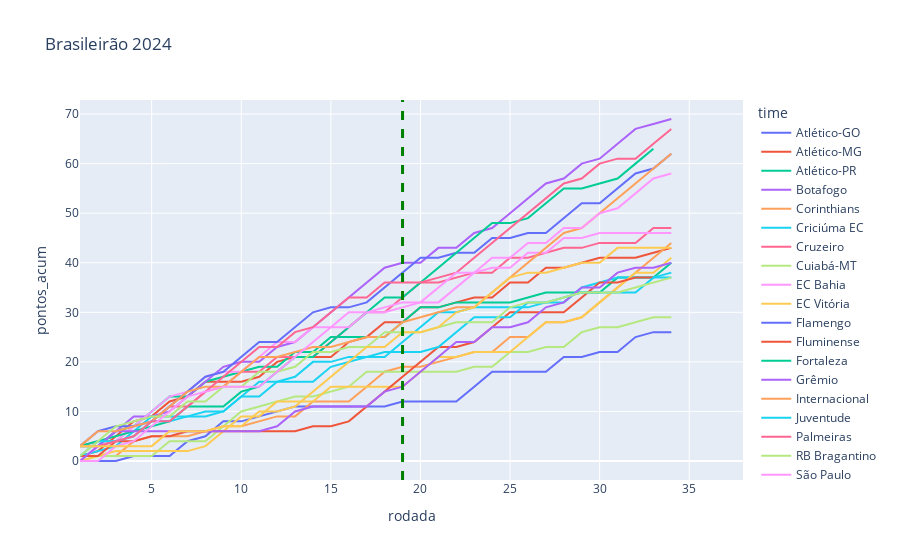

Write notebook code for a chart like this one.
### Markdown cell above
# EDA
>Análise Exploratória de Dados

### Code cell
#Comparativo entre todos os times por temporada
filtro_ano = 2024
filtro_time = 'Corinthians'
plt.figure(figsize = (20,7))
df_ano = df_cumsum.loc[df_cumsum.ano_campeonato == filtro_ano]
fig = px.line(df_ano, x ='rodada', y = 'pontos_acum', color = 'time', title = f'Brasileirão {filtro_ano}')
fig.add_vline(x=19, line_width=3, line_dash="dash", line_color="green")

### Figure 1 — Plotly figure (JSON) as saved in the notebook; plotly's stock layout.template omitted (floating-point values rounded to 4 significant figures)
{"data": [{"hovertemplate": "time=Atlético-GO<br>rodada=%{x}<br>pontos_acum=%{y}<extra></extra>", "legendgroup": "Atlético-GO", "line": {"color": "#636efa", "dash": "solid"}, "marker": {"symbol": "circle"}, "mode": "lines", "name": "Atlético-GO", "orientation": "v", "showlegend": true, "type": "scatter", "x": [1, 2, 3, 4, 5, 6, 7, 8, 9, 10, 11, 12, 13, 14, 15, 16, 17, 18, 19, 20, 21, 22, 23, 24, 25, 26, 27, 28, 29, 30, 31, 32, 33, 34, 35, 36, 37, 38], "xaxis": "x", "y": [0, 0, 0, 1, 1, 1, 4, 5, 8, 8, 9, 10, 11, 11, 11, 11, 11, 11, 12, 12, 12, 12, 15, 18, 18, 18, 18, 21, 21, 22, 22, 25, 26, 26, null, null, null, null], "yaxis": "y"}, {"hovertemplate": "time=Atlético-MG<br>rodada=%{x}<br>pontos_acum=%{y}<extra></extra>", "legendgroup": "Atlético-MG", "line": {"color": "#EF553B", "dash": "solid"}, "marker": {"symbol": "circle"}, "mode": "lines", "name": "Atlético-MG", "orientation": "v", "showlegend": true, "type": "scatter", "x": [1, 2, 3, 4, 5, 6, 7, 8, 9, 10, 11, 12, 13, 14, 15, 16, 17, 18, 19, 20, 21, 22, 23, 24, 25, 26, 27, 28, 29, 30, 31, 32, 33, 34, 35, 36, 37, 38], "xaxis": "x", "y": [1, 2, 5, 8, 9, 12, 13, 16, 16, 16, 17, 20, 21, 21, 21, 24, 25, 28, 28, 31, 31, 32, 33, 33, 36, 36, 39, 39, 40, 41, 41, 41, 42, 43, null, null, null, null], "yaxis": "y"}, {"hovertemplate": "time=Atlético-PR<br>rodada=%{x}<br>pontos_acum=%{y}<extra></extra>", "legendgroup": "Atlético-PR", "line": {"color": "#00cc96", "dash": "solid"}, "marker": {"symbol": "circle"}, "mode": "lines", "name": "Atlético-PR", "orientation": "v", "showlegend": true, "type": "scatter", "x": [1, 2, 3, 4, 5, 6, 7, 8, 9, 10, 11, 12, 13, 14, 15, 16, 17, 18, 19, 20, 21, 22, 23, 24, 25, 26, 27, 28, 29, 30, 31, 32, 33, 34, 35, 36, 37, 38], "xaxis": "x", "y": [3, 3, 6, 7, 10, 13, 13, 16, 17, 18, 19, 19, 22, 22, 25, 25, 25, 25, 28, 31, 31, 32, 32, 32, 32, 33, 34, 34, 34, 34, 37, 37, 37, 40, null, null, null, null], "yaxis": "y"}, {"hovertemplate": "time=Botafogo<br>rodada=%{x}<br>pontos_acum=%{y}<extra></extra>", "legendgroup": "Botafogo", "line": {"color": "#ab63fa", "dash": "solid"}, "marker": {"symbol": "circle"}, "mode": "lines", "name": "Botafogo", "orientation": "v", "showlegend": true, "type": "scatter", "x": [1, 2, 3, 4, 5, 6, 7, 8, 9, 10, 11, 12, 13, 14, 15, 16, 17, 18, 19, 20, 21, 22, 23, 24, 25, 26, 27, 28, 29, 30, 31, 32, 33, 34, 35, 36, 37, 38], "xaxis": "x", "y": [0, 3, 6, 9, 9, 10, 13, 16, 19, 20, 20, 23, 24, 27, 30, 33, 36, 39, 40, 40, 43, 43, 46, 47, 50, 53, 56, 57, 60, 61, 64, 67, 68, 69, null, null, null, null], "yaxis": "y"}, {"hovertemplate": "time=Corinthians<br>rodada=%{x}<br>pontos_acum=%{y}<extra></extra>", "legendgroup": "Corinthians", "line": {"color": "#FFA15A", "dash": "solid"}, "marker": {"symbol": "circle"}, "mode": "lines", "name": "Corinthians", "orientation": "v", "showlegend": true, "type": "scatter", "x": [1, 2, 3, 4, 5, 6, 7, 8, 9, 10, 11, 12, 13, 14, 15, 16, 17, 18, 19, 20, 21, 22, 23, 24, 25, 26, 27, 28, 29, 30, 31, 32, 33, 34, 35, 36, 37, 38], "xaxis": "x", "y": [1, 1, 1, 4, 5, 5, 5, 6, 7, 7, 8, 9, 9, 12, 12, 12, 15, 18, 19, 19, 20, 21, 22, 22, 25, 25, 28, 28, 29, 32, 35, 38, 41, 44, null, null, null, null], "yaxis": "y"}, {"hovertemplate": "time=Criciúma EC<br>rodada=%{x}<br>pontos_acum=%{y}<extra></extra>", "legendgroup": "Criciúma EC", "line": {"color": "#19d3f3", "dash": "solid"}, "marker": {"symbol": "circle"}, "mode": "lines", "name": "Criciúma EC", "orientation": "v", "showlegend": true, "type": "scatter", "x": [1, 2, 3, 4, 5, 6, 7, 8, 9, 10, 11, 12, 13, 14, 15, 16, 17, 18, 19, 20, 21, 22, 23, 24, 25, 26, 27, 28, 29, 30, 31, 32, 33, 34, 35, 36, 37, 38], "xaxis": "x", "y": [1, 2, 3, 6, 9, 9, 9, 9, 10, 13, 16, 16, 17, 20, 20, 21, 21, 21, 24, 27, 30, 30, 31, 31, 31, 31, 32, 32, 35, 36, 37, 37, 37, 37, null, null, null, null], "yaxis": "y"}, {"hovertemplate": "time=Cruzeiro<br>rodada=%{x}<br>pontos_acum=%{y}<extra></extra>", "legendgroup": "Cruzeiro", "line": {"color": "#FF6692", "dash": "solid"}, "marker": {"symbol": "circle"}, "mode": "lines", "name": "Cruzeiro", "orientation": "v", "showlegend": true, "type": "scatter", "x": [1, 2, 3, 4, 5, 6, 7, 8, 9, 10, 11, 12, 13, 14, 15, 16, 17, 18, 19, 20, 21, 22, 23, 24, 25, 26, 27, 28, 29, 30, 31, 32, 33, 34, 35, 36, 37, 38], "xaxis": "x", "y": [3, 4, 4, 7, 8, 11, 11, 14, 15, 18, 18, 21, 21, 21, 24, 27, 30, 30, 33, 36, 36, 37, 38, 38, 41, 41, 42, 43, 43, 44, 44, 44, 47, 47, null, null, null, null], "yaxis": "y"}, {"hovertemplate": "time=Cuiabá-MT<br>rodada=%{x}<br>pontos_acum=%{y}<extra></extra>", "legendgroup": "Cuiabá-MT", "line": {"color": "#B6E880", "dash": "solid"}, "marker": {"symbol": "circle"}, "mode": "lines", "name": "Cuiabá-MT", "orientation": "v", "showlegend": true, "type": "scatter", "x": [1, 2, 3, 4, 5, 6, 7, 8, 9, 10, 11, 12, 13, 14, 15, 16, 17, 18, 19, 20, 21, 22, 23, 24, 25, 26, 27, 28, 29, 30, 31, 32, 33, 34, 35, 36, 37, 38], "xaxis": "x", "y": [0, 1, 1, 1, 1, 4, 4, 4, 7, 10, 11, 12, 13, 13, 14, 15, 18, 18, 18, 18, 18, 18, 19, 19, 22, 22, 23, 23, 26, 27, 27, 28, 29, 29, null, null, null, null], "yaxis": "y"}, {"hovertemplate": "time=EC Bahia<br>rodada=%{x}<br>pontos_acum=%{y}<extra></extra>", "legendgroup": "EC Bahia", "line": {"color": "#FF97FF", "dash": "solid"}, "marker": {"symbol": "circle"}, "mode": "lines", "name": "EC Bahia", "orientation": "v", "showlegend": true, "type": "scatter", "x": [1, 2, 3, 4, 5, 6, 7, 8, 9, 10, 11, 12, 13, 14, 15, 16, 17, 18, 19, 20, 21, 22, 23, 24, 25, 26, 27, 28, 29, 30, 31, 32, 33, 34, 35, 36, 37, 38], "xaxis": "x", "y": [0, 3, 4, 7, 10, 13, 14, 17, 18, 18, 21, 24, 24, 27, 27, 30, 30, 30, 31, 32, 32, 35, 38, 39, 39, 42, 42, 45, 45, 46, 46, 46, 46, 46, null, null, null, null], "yaxis": "y"}, {"hovertemplate": "time=EC Vitória<br>rodada=%{x}<br>pontos_acum=%{y}<extra></extra>", "legendgroup": "EC Vitória", "line": {"color": "#FECB52", "dash": "solid"}, "marker": {"symbol": "circle"}, "mode": "lines", "name": "EC Vitória", "orientation": "v", "showlegend": true, "type": "scatter", "x": [1, 2, 3, 4, 5, 6, 7, 8, 9, 10, 11, 12, 13, 14, 15, 16, 17, 18, 19, 20, 21, 22, 23, 24, 25, 26, 27, 28, 29, 30, 31, 32, 33, 34, 35, 36, 37, 38], "xaxis": "x", "y": [0, 1, 2, 2, 2, 2, 2, 3, 6, 9, 9, 12, 12, 12, 15, 15, 15, 15, 15, 18, 21, 21, 22, 22, 22, 25, 28, 28, 29, 32, 35, 38, 38, 41, null, null, null, null], "yaxis": "y"}, {"hovertemplate": "time=Flamengo<br>rodada=%{x}<br>pontos_acum=%{y}<extra></extra>", "legendgroup": "Flamengo", "line": {"color": "#636efa", "dash": "solid"}, "marker": {"symbol": "circle"}, "mode": "lines", "name": "Flamengo", "orientation": "v", "showlegend": true, "type": "scatter", "x": [1, 2, 3, 4, 5, 6, 7, 8, 9, 10, 11, 12, 13, 14, 15, 16, 17, 18, 19, 20, 21, 22, 23, 24, 25, 26, 27, 28, 29, 30, 31, 32, 33, 34, 35, 36, 37, 38], "xaxis": "x", "y": [3, 6, 7, 7, 8, 11, 14, 17, 18, 21, 24, 24, 27, 30, 31, 31, 32, 35, 38, 41, 41, 42, 42, 45, 45, 46, 46, 49, 52, 52, 55, 58, 59, 62, null, null, null, null], "yaxis": "y"}, {"hovertemplate": "time=Fluminense<br>rodada=%{x}<br>pontos_acum=%{y}<extra></extra>", "legendgroup": "Fluminense", "line": {"color": "#EF553B", "dash": "solid"}, "marker": {"symbol": "circle"}, "mode": "lines", "name": "Fluminense", "orientation": "v", "showlegend": true, "type": "scatter", "x": [1, 2, 3, 4, 5, 6, 7, 8, 9, 10, 11, 12, 13, 14, 15, 16, 17, 18, 19, 20, 21, 22, 23, 24, 25, 26, 27, 28, 29, 30, 31, 32, 33, 34, 35, 36, 37, 38], "xaxis": "x", "y": [1, 1, 4, 4, 5, 5, 6, 6, 6, 6, 6, 6, 6, 7, 7, 8, 11, 14, 17, 20, 23, 23, 24, 27, 30, 30, 30, 30, 33, 36, 36, 37, 37, null, null, null, null, null], "yaxis": "y"}, {"hovertemplate": "time=Fortaleza<br>rodada=%{x}<br>pontos_acum=%{y}<extra></extra>", "legendgroup": "Fortaleza", "line": {"color": "#00cc96", "dash": "solid"}, "marker": {"symbol": "circle"}, "mode": "lines", "name": "Fortaleza", "orientation": "v", "showlegend": true, "type": "scatter", "x": [1, 2, 3, 4, 5, 6, 7, 8, 9, 10, 11, 12, 13, 14, 15, 16, 17, 18, 19, 20, 21, 22, 23, 24, 25, 26, 27, 28, 29, 30, 31, 32, 33, 34, 35, 36, 37, 38], "xaxis": "x", "y": [3, 4, 5, 6, 7, 8, 11, 11, 11, 14, 15, 18, 21, 21, 24, 27, 30, 33, 33, 36, 39, 42, 45, 48, 48, 49, 52, 55, 55, 56, 57, 60, 63, null, null, null, null, null], "yaxis": "y"}, {"hovertemplate": "time=Grêmio<br>rodada=%{x}<br>pontos_acum=%{y}<extra></extra>", "legendgroup": "Grêmio", "line": {"color": "#ab63fa", "dash": "solid"}, "marker": {"symbol": "circle"}, "mode": "lines", "name": "Grêmio", "orientation": "v", "showlegend": true, "type": "scatter", "x": [1, 2, 3, 4, 5, 6, 7, 8, 9, 10, 11, 12, 13, 14, 15, 16, 17, 18, 19, 20, 21, 22, 23, 24, 25, 26, 27, 28, 29, 30, 31, 32, 33, 34, 35, 36, 37, 38], "xaxis": "x", "y": [0, 3, 6, 6, 6, 6, 6, 6, 6, 6, 6, 7, 10, 11, 11, 11, 11, 14, 15, 18, 21, 24, 24, 27, 27, 28, 31, 32, 35, 35, 38, 39, 39, 40, null, null, null, null], "yaxis": "y"}, {"hovertemplate": "time=Internacional<br>rodada=%{x}<br>pontos_acum=%{y}<extra></extra>", "legendgroup": "Internacional", "line": {"color": "#FFA15A", "dash": "solid"}, "marker": {"symbol": "circle"}, "mode": "lines", "name": "Internacional", "orientation": "v", "showlegend": true, "type": "scatter", "x": [1, 2, 3, 4, 5, 6, 7, 8, 9, 10, 11, 12, 13, 14, 15, 16, 17, 18, 19, 20, 21, 22, 23, 24, 25, 26, 27, 28, 29, 30, 31, 32, 33, 34, 35, 36, 37, 38], "xaxis": "x", "y": [3, 6, 6, 7, 8, 11, 14, 15, 15, 18, 21, 21, 22, 23, 23, 24, 25, 25, 28, 29, 30, 31, 31, 34, 37, 40, 43, 46, 47, 50, 53, 56, 59, 62, null, null, null, null], "yaxis": "y"}, {"hovertemplate": "time=Juventude<br>rodada=%{x}<br>pontos_acum=%{y}<extra></extra>", "legendgroup": "Juventude", "line": {"color": "#19d3f3", "dash": "solid"}, "marker": {"symbol": "circle"}, "mode": "lines", "name": "Juventude", "orientation": "v", "showlegend": true, "type": "scatter", "x": [1, 2, 3, 4, 5, 6, 7, 8, 9, 10, 11, 12, 13, 14, 15, 16, 17, 18, 19, 20, 21, 22, 23, 24, 25, 26, 27, 28, 29, 30, 31, 32, 33, 34, 35, 36, 37, 38], "xaxis": "x", "y": [1, 4, 4, 5, 8, 8, 9, 10, 10, 13, 13, 16, 16, 16, 19, 20, 21, 22, 22, 22, 23, 26, 29, 29, 29, 32, 32, 33, 34, 34, 34, 34, 37, 38, null, null, null, null], "yaxis": "y"}, {"hovertemplate": "time=Palmeiras<br>rodada=%{x}<br>pontos_acum=%{y}<extra></extra>", "legendgroup": "Palmeiras", "line": {"color": "#FF6692", "dash": "solid"}, "marker": {"symbol": "circle"}, "mode": "lines", "name": "Palmeiras", "orientation": "v", "showlegend": true, "type": "scatter", "x": [1, 2, 3, 4, 5, 6, 7, 8, 9, 10, 11, 12, 13, 14, 15, 16, 17, 18, 19, 20, 21, 22, 23, 24, 25, 26, 27, 28, 29, 30, 31, 32, 33, 34, 35, 36, 37, 38], "xaxis": "x", "y": [3, 3, 4, 5, 8, 8, 11, 14, 17, 20, 23, 23, 26, 27, 30, 33, 33, 36, 36, 36, 37, 38, 41, 44, 47, 50, 53, 56, 57, 60, 61, 61, 64, 67, null, null, null, null], "yaxis": "y"}, {"hovertemplate": "time=RB Bragantino<br>rodada=%{x}<br>pontos_acum=%{y}<extra></extra>", "legendgroup": "RB Bragantino", "line": {"color": "#B6E880", "dash": "solid"}, "marker": {"symbol": "circle"}, "mode": "lines", "name": "RB Bragantino", "orientation": "v", "showlegend": true, "type": "scatter", "x": [1, 2, 3, 4, 5, 6, 7, 8, 9, 10, 11, 12, 13, 14, 15, 16, 17, 18, 19, 20, 21, 22, 23, 24, 25, 26, 27, 28, 29, 30, 31, 32, 33, 34, 35, 36, 37, 38], "xaxis": "x", "y": [1, 4, 7, 8, 9, 9, 12, 12, 15, 15, 18, 18, 19, 22, 22, 23, 23, 26, 26, 26, 27, 28, 28, 28, 31, 32, 32, 33, 34, 34, 34, 35, 36, 37, null, null, null, null], "yaxis": "y"}, {"hovertemplate": "time=São Paulo<br>rodada=%{x}<br>pontos_acum=%{y}<extra></extra>", "legendgroup": "São Paulo", "line": {"color": "#FF97FF", "dash": "solid"}, "marker": {"symbol": "circle"}, "mode": "lines", "name": "São Paulo", "orientation": "v", "showlegend": true, "type": "scatter", "x": [1, 2, 3, 4, 5, 6, 7, 8, 9, 10, 11, 12, 13, 14, 15, 16, 17, 18, 19, 20, 21, 22, 23, 24, 25, 26, 27, 28, 29, 30, 31, 32, 33, 34, 35, 36, 37, 38], "xaxis": "x", "y": [0, 0, 3, 4, 7, 10, 13, 14, 15, 15, 15, 18, 21, 24, 27, 27, 30, 31, 32, 32, 35, 38, 38, 41, 41, 44, 44, 47, 47, 50, 51, 54, 57, 58, null, null, null, null], "yaxis": "y"}, {"hovertemplate": "time=Vasco da Gama<br>rodada=%{x}<br>pontos_acum=%{y}<extra></extra>", "legendgroup": "Vasco da Gama", "line": {"color": "#FECB52", "dash": "solid"}, "marker": {"symbol": "circle"}, "mode": "lines", "name": "Vasco da Gama", "orientation": "v", "showlegend": true, "type": "scatter", "x": [1, 2, 3, 4, 5, 6, 7, 8, 9, 10, 11, 12, 13, 14, 15, 16, 17, 18, 19, 20, 21, 22, 23, 24, 25, 26, 27, 28, 29, 30, 31, 32, 33, 34, 35, 36, 37, 38], "xaxis": "x", "y": [3, 3, 3, 3, 3, 6, 6, 6, 7, 7, 10, 10, 11, 14, 17, 20, 23, 23, 26, 26, 27, 30, 31, 34, 37, 38, 38, 39, 40, 40, 43, 43, 43, 43, null, null, null, null], "yaxis": "y"}], "layout": {"legend": {"title": {"text": "time"}, "tracegroupgap": 0}, "shapes": [{"line": {"color": "green", "dash": "dash", "width": 3}, "type": "line", "x0": 19, "x1": 19, "xref": "x", "y0": 0, "y1": 1, "yref": "y domain"}], "title": {"text": "Brasileirão 2024"}, "xaxis": {"anchor": "y", "domain": [0, 1], "title": {"text": "rodada"}}, "yaxis": {"anchor": "x", "domain": [0, 1], "title": {"text": "pontos_acum"}}}}
